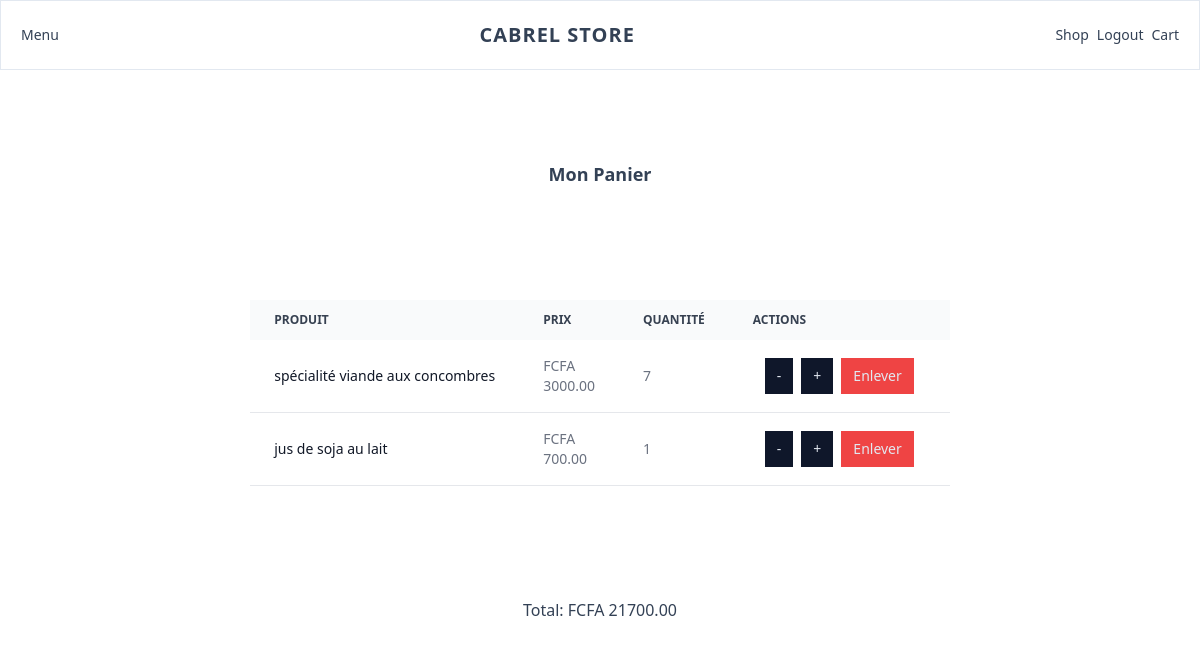
Screenshot of /cart/items/ (signed in) with the database file from the repository.
### listings/models.py (models this page shows, shortened)
class CartItem(models.Model):
    cart = models.ForeignKey(Cart, on_delete=models.CASCADE, related_name='items')
    product = models.ForeignKey(Product, on_delete=models.CASCADE, related_name='cart_items')
    quantity = models.PositiveIntegerField(default=1)

class Product(models.Model):
    name = models.CharField(max_length=255)
    description = models.TextField(blank=True, null=True)
    price = models.DecimalField(max_digits=10, decimal_places=2)
    category = models.ForeignKey(Category, on_delete=models.SET_NULL, null=True, related_name='products')
    stock = models.PositiveIntegerField(default=0)
    sku = models.CharField(max_length=100, unique=True)
    slug = models.SlugField(max_length=255,null=True, blank=True)
    image = models.ImageField(upload_to="products/images/",null=True, blank=True)
    class Meta:
        verbose_name_plural = 'Products'

### listings/views.py (the view)
# urls.py: path('cart/items/', cart_items_view, name='cart_items_view'),
@login_required
def cart_items_view(request):
    cart, created = Cart.objects.get_or_create(user=request.user)
    cart_items = cart.items.all()
    total_price = cart_items.aggregate(Sum('quantity'))['quantity__sum']
    print(total_price)
    return render(request, 'listings/cart.html', {
        'cart_items': cart_items,
        'total_price': sum([item.quantity * item.product.price for item in cart_items]),
    })

### listings/templates/listings/cart.html (shortened to what this page needs)
{% extends "listings/base.html" %}
{% block content %}
{% load static %}
<div id="cart-items" class="relative overflow-x-auto flex items-center justify-center flex-col gap-24 mt-16">
    <h2 class="text-lg font-bold text-center mb-4">Mon Panier</h2>
    {% if cart_items %}
        <table class="w-full text-sm max-w-lg text-left rtl:text-right text-gray-500 dark:text-gray-400">
            <thead class="text-xs text-gray-700 uppercase bg-gray-50 dark:bg-gray-700 dark:text-gray-400">
                <tr>
                    <th scope="col" class="px-6 py-3">Produit</th>
                    <th scope="col" class="px-6 py-3">Prix</th>
                    <th scope="col" class="px-6 py-3">Quantité</th>
                    <th scope="col" class="px-6 py-3">Actions</th>
                </tr>
            </thead>
            <tbody>
                {% for item in cart_items %}
                <tr class="bg-white border-b dark:bg-gray-800 dark:border-gray-700">
                    <th scope="row" class="px-6 py-4 font-medium text-gray-900 whitespace-nowrap dark:text-white">
                        {{ item.product.name }}
                    </th>
                    <td class="px-6 py-4">FCFA {{ item.product.price }}</td>
                    <td class="px-6 py-4">{{ item.quantity }}</td>
                    <td class="px-6 py-4">
                        <div class="quantity-controls flex gap-2 mx-3">
                            <button hx-post="{% url 'update_cart_item' item.id 'decrease' %}" hx-target="#cart-items" class="bg-slate-900 px-3 text-slate-200 py-2">-</button>
                            <button hx-post="{% url 'update_cart_item' item.id 'increase' %}" hx-target="#cart-items" class="bg-slate-900 px-3 text-slate-200 py-2">+</button>
                            <button hx-post="{% url 'remove_cart_item' item.id %}" hx-target="#cart-items" class="bg-red-500 px-3 text-slate-200 py-2">Enlever</button>
                        </div>
                    </td>
                </tr>
                {% endfor %}
            </tbody>
        </table>
        <h3 class="text-center mt-4">Total: FCFA {{ total_price }}</h3>
    {% else %}
        <p class="text-center">Votre panier est vide.</p>
    {% endif %}
</div>
{% endblock %}

### listings/templates/listings/base.html (style rules this page uses)
html { font-family: "Open Sans", sans-serif; font-optical-sizing: auto; font-style: normal; font-variation-settings: "wdth" 100; }

### rows the page displays
CartItem: product.name "spécialité viande aux concombres", product.price "3000.00", quantity "7"
CartItem: product.name "jus de soja au lait", product.price "700.00", quantity "1"

### other values shown
{{ total_price }} "21700.00"
